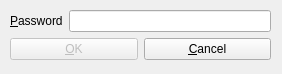
<?xml version="1.0" encoding="UTF-8"?>
<ui version="4.0">
 <class>AskPassword</class>
 <widget class="QDialog" name="AskPassword">
  <property name="geometry">
   <rect>
    <x>0</x>
    <y>0</y>
    <width>282</width>
    <height>74</height>
   </rect>
  </property>
  <property name="windowTitle">
   <string>Ask Password</string>
  </property>
  <widget class="QWidget" name="">
   <property name="geometry">
    <rect>
     <x>10</x>
     <y>10</y>
     <width>261</width>
     <height>51</height>
    </rect>
   </property>
   <layout class="QVBoxLayout" name="verticalLayout">
    <item>
     <layout class="QHBoxLayout" name="horizontalLayout_2">
      <item>
       <widget class="QLabel" name="label">
        <property name="text">
         <string>&amp;Password</string>
        </property>
        <property name="buddy">
         <cstring>lineEdit</cstring>
        </property>
       </widget>
      </item>
      <item>
       <widget class="QLineEdit" name="lineEdit">
        <property name="maxLength">
         <number>20</number>
        </property>
        <property name="alignment">
         <set>Qt::AlignRight|Qt::AlignTrailing|Qt::AlignVCenter</set>
        </property>
       </widget>
      </item>
     </layout>
    </item>
    <item>
     <layout class="QHBoxLayout" name="horizontalLayout">
      <item>
       <widget class="QPushButton" name="okButton">
        <property name="enabled">
         <bool>false</bool>
        </property>
        <property name="text">
         <string>&amp;OK</string>
        </property>
        <property name="default">
         <bool>true</bool>
        </property>
       </widget>
      </item>
      <item>
       <widget class="QPushButton" name="cancelButton">
        <property name="text">
         <string>&amp;Cancel</string>
        </property>
       </widget>
      </item>
     </layout>
    </item>
   </layout>
  </widget>
 </widget>
 <tabstops>
  <tabstop>lineEdit</tabstop>
  <tabstop>okButton</tabstop>
  <tabstop>cancelButton</tabstop>
 </tabstops>
 <resources/>
 <connections/>
</ui>
